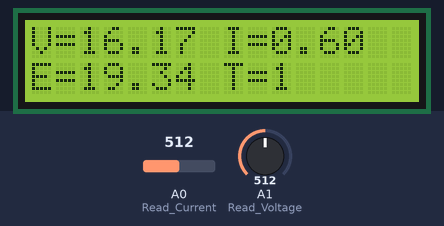
Recording of a sketch running on a simulated Arduino Uno, built with avr-gcc and run on an emulated ATmega328P. On the bench: 16×2 character LCD. Inputs (shaded band) come from the test bench; at power-on: A0 (Read_Current) = 512, A1 (Read_Voltage) = 512. What the sketch prints to the serial monitor is not drawn.

Above: at 4.7 s.
4.8 s: A0 (Read_Current) set to 716
At 6.1 s:
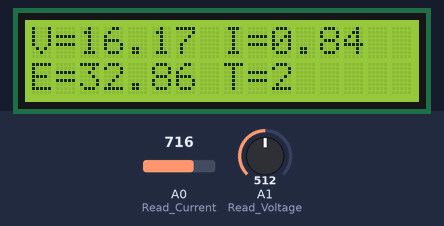
8.0 s: A1 (Read_Voltage) set to 716
At 9.0 s:
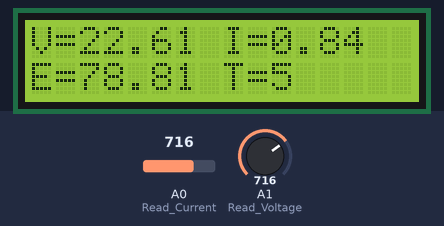
11.1 s: A0 (Read_Current) set to 900
At 12.0 s:
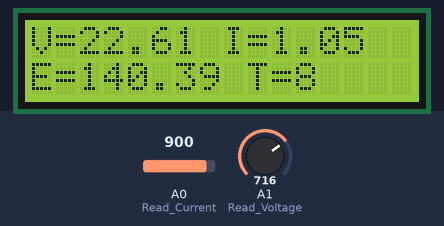
14.1 s: A1 (Read_Voltage) set to 900
At 15.0 s:
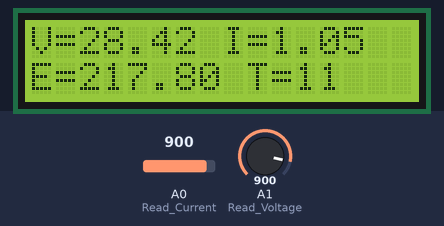
17.1 s: A0 (Read_Current) set to 1023
At 18.0 s:
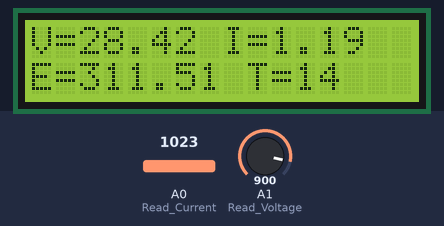
20.1 s: A1 (Read_Voltage) set to 1023
At 21.0 s:
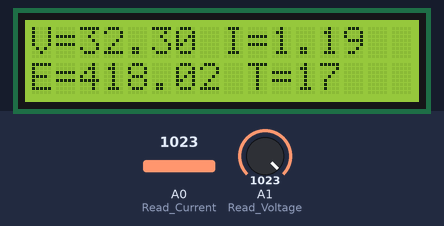
Timing chart, 0 to 23.1 s (numbered marks = the images above; inputs shaded):
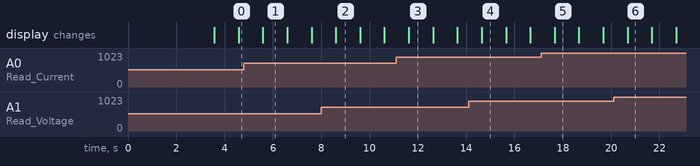

Measured:
- what the display in image 1 shows lasts 1.0 s, from 5.6 s to 6.6 s

The sketch:

energy_meter.ino
```cpp
#include <LiquidCrystal.h>

int Read_Voltage  = A1;
int Read_Current  = A0;
const int rs = 2, en = 4, d4 = 9, d5 = 10, d6 = 11, d7 = 12;
LiquidCrystal lcd(rs, en, d4, d5, d6, d7);
float Voltage = 0.0;
float Current = 0.0;
float Power = 0.0;
int Time = 0;

void setup()
{
  lcd.begin(16, 2);
  Serial.begin(9600);

  lcd.print("Nimesh and Arun");
  lcd.setCursor(0, 1);
  lcd.print("will rock you ~!");

  delay(3500);
  lcd.clear();

}

void loop()
{

 Voltage = analogRead(Read_Voltage);
 Current = analogRead(Read_Current);

 Voltage = Voltage * (5.0/1023.0) * 6.46;
 Current = Current * (5.0/1023.0) * 0.239;

 Serial.println(Voltage);
 Serial.println(Current);

 Power += Voltage * Current;

 Serial.println(Power);


 lcd.setCursor(0, 0);
 lcd.print("V="); lcd.print(Voltage);
 lcd.print(" ");
 lcd.print("I=");lcd.print(Current);
 lcd.setCursor(0, 1);
 lcd.print("E="); lcd.print(Power);
 lcd.print(" ");
 lcd.print("T="); lcd.print(Time++);
 delay(1000);
}
```
